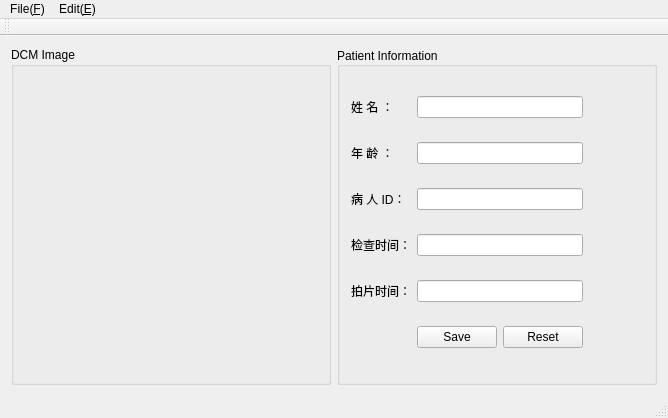
<?xml version="1.0" encoding="UTF-8"?>
<ui version="4.0">
 <class>MainWindow</class>
 <widget class="QMainWindow" name="MainWindow">
  <property name="geometry">
   <rect>
    <x>0</x>
    <y>0</y>
    <width>668</width>
    <height>418</height>
   </rect>
  </property>
  <property name="windowTitle">
   <string>DCM</string>
  </property>
  <widget class="QWidget" name="centralWidget">
   <layout class="QHBoxLayout" name="horizontalLayout">
    <item>
     <widget class="QGroupBox" name="groupBox_2">
      <property name="title">
       <string>DCM Image</string>
      </property>
      <layout class="QHBoxLayout" name="horizontalLayout_2">
       <item>
        <widget class="QLabel" name="DCMPaint">
         <property name="text">
          <string/>
         </property>
         <property name="alignment">
          <set>Qt::AlignCenter</set>
         </property>
        </widget>
       </item>
      </layout>
     </widget>
    </item>
    <item>
     <widget class="QGroupBox" name="groupBox">
      <property name="title">
       <string>Patient Information</string>
      </property>
      <property name="alignment">
       <set>Qt::AlignLeading|Qt::AlignLeft|Qt::AlignVCenter</set>
      </property>
      <layout class="QGridLayout" name="gridLayout">
       <item row="0" column="0">
        <widget class="QLabel" name="label">
         <property name="text">
          <string>姓 名 ：</string>
         </property>
        </widget>
       </item>
       <item row="0" column="1" colspan="2">
        <widget class="QLineEdit" name="Name">
         <property name="alignment">
          <set>Qt::AlignLeading|Qt::AlignLeft|Qt::AlignVCenter</set>
         </property>
        </widget>
       </item>
       <item row="0" column="3">
        <widget class="QLabel" name="NameException">
         <property name="text">
          <string/>
         </property>
        </widget>
       </item>
       <item row="1" column="0">
        <widget class="QLabel" name="label_2">
         <property name="text">
          <string>年 龄 ：</string>
         </property>
        </widget>
       </item>
       <item row="1" column="1" colspan="2">
        <widget class="QLineEdit" name="Age"/>
       </item>
       <item row="1" column="3">
        <widget class="QLabel" name="AgeException">
         <property name="text">
          <string/>
         </property>
        </widget>
       </item>
       <item row="2" column="0">
        <widget class="QLabel" name="label_3">
         <property name="text">
          <string>病 人 ID：</string>
         </property>
        </widget>
       </item>
       <item row="2" column="1" colspan="2">
        <widget class="QLineEdit" name="ID"/>
       </item>
       <item row="2" column="3">
        <widget class="QLabel" name="IDException">
         <property name="text">
          <string/>
         </property>
        </widget>
       </item>
       <item row="3" column="0">
        <widget class="QLabel" name="label_4">
         <property name="text">
          <string>检查时间：</string>
         </property>
        </widget>
       </item>
       <item row="3" column="1" colspan="2">
        <widget class="QLineEdit" name="StudyData"/>
       </item>
       <item row="3" column="3">
        <widget class="QLabel" name="StudyDataException">
         <property name="text">
          <string/>
         </property>
        </widget>
       </item>
       <item row="4" column="0">
        <widget class="QLabel" name="label_5">
         <property name="text">
          <string>拍片时间：</string>
         </property>
        </widget>
       </item>
       <item row="4" column="1" colspan="2">
        <widget class="QLineEdit" name="ContentData"/>
       </item>
       <item row="4" column="3">
        <widget class="QLabel" name="ContentDataException">
         <property name="text">
          <string/>
         </property>
        </widget>
       </item>
       <item row="5" column="1">
        <widget class="QPushButton" name="btn_Save">
         <property name="text">
          <string>Save</string>
         </property>
        </widget>
       </item>
       <item row="5" column="2">
        <widget class="QPushButton" name="btn_Reset">
         <property name="text">
          <string>Reset</string>
         </property>
        </widget>
       </item>
      </layout>
     </widget>
    </item>
   </layout>
  </widget>
  <widget class="QMenuBar" name="menuBar">
   <property name="geometry">
    <rect>
     <x>0</x>
     <y>0</y>
     <width>668</width>
     <height>21</height>
    </rect>
   </property>
   <widget class="QMenu" name="menuFile_F">
    <property name="title">
     <string>File(&amp;F)</string>
    </property>
    <addaction name="actionOpen"/>
    <addaction name="actionSave_As"/>
    <addaction name="separator"/>
    <addaction name="actionQuit"/>
   </widget>
   <widget class="QMenu" name="menuEdit_E">
    <property name="title">
     <string>Edit(&amp;E)</string>
    </property>
    <addaction name="actionEdit"/>
   </widget>
   <addaction name="menuFile_F"/>
   <addaction name="menuEdit_E"/>
  </widget>
  <widget class="QToolBar" name="mainToolBar">
   <attribute name="toolBarArea">
    <enum>TopToolBarArea</enum>
   </attribute>
   <attribute name="toolBarBreak">
    <bool>false</bool>
   </attribute>
  </widget>
  <widget class="QStatusBar" name="statusBar"/>
  <action name="actionOpen">
   <property name="text">
    <string>Open(&amp;O)</string>
   </property>
  </action>
  <action name="actionSave_As">
   <property name="text">
    <string>Save As(S)</string>
   </property>
  </action>
  <action name="actionQuit">
   <property name="text">
    <string>Quit(Q)</string>
   </property>
  </action>
  <action name="actionEdit">
   <property name="checkable">
    <bool>true</bool>
   </property>
   <property name="text">
    <string>Edit</string>
   </property>
  </action>
 </widget>
 <layoutdefault spacing="6" margin="11"/>
 <resources/>
 <connections/>
</ui>
